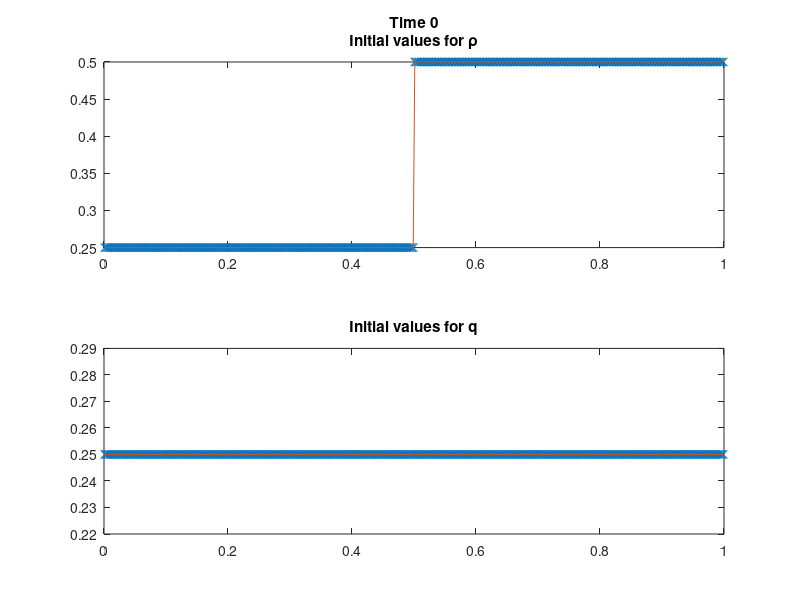

MATLAB code for this plot: (Note: this script raises an error after producing the figure.)

H = 1;
%number of cells
N = 400;
a = 0;
b = 1;
dx = (b-a)/N;
t = 0;

x = (a+dx/2:dx:b-dx/2);
xrieman = x-1/2;

ql = 1/4;
qr = 1/4;
pl = 1/4;
pr = 1/2;
u0 = ones(2,N);
u0(1,1:200) = pl*u0(1,1:200);
u0(2,1:200) = ql*u0(2,1:200);
u0(1,201:N) = pr*u0(1,201:N);
u0(2,201:N) = qr*u0(2,201:N);

figure
plot_p = subplot(2,1,1);
plot(plot_p,x,u0(1,:),'x');
hold on
plot(plot_p,x,u0(1,:),'-');
hold off
title(plot_p,{['Time ',num2str(t)];'Initial values for \rho'});
plot_q = subplot(2,1,2);
plot(plot_q,x,u0(2,:),'x');
hold on
plot(plot_q,x,u0(2,:),'-');
title(plot_q,'Initial values for q');
axis([plot_p,plot_q],[a b 0 0.6]);
hold off
pause

dt = get_dt(H,u0,dx);
boundary_left = u0(:,1);
boundary_right = u0(:,end);
u = godunovStep(u0,dt,dx,H,boundary_left,boundary_right);
for i = 1:N
    
    t = t+dt;
    analyticalU = analyticalSolutionValue(t,[pl;ql],[pr;qr],H,xrieman);
    plot_p = subplot(2,1,1);
    plot(plot_p,x,u(1,:),'x');
    hold on
    plot(plot_p,x,analyticalU(1,:),'-');
    hold off
    title(['t = ',num2str(t)]);
    title(plot_p,{['Time ',num2str(t)];'Values for \rho'})
    plot_q = subplot(2,1,2);
    plot(plot_q,x,u(2,:),'x');
    hold on
    plot(plot_q,x,analyticalU(2,:),'-');
    hold off
    title(plot_q,'Values for q')
    axis([plot_p,plot_q],[a b 0 0.6])
    
    pause(dt);
    
    dt = get_dt(H,u,dx);
    boundary_left = u(:,1);
    boundary_right = u(:,end);
    u = godunovStep(u,dt,dx,H,boundary_left,boundary_right);
    
end
    
